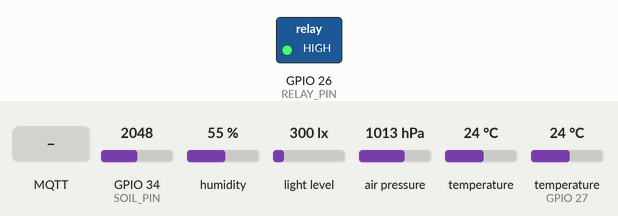
The sketch below on a simulated ESP32. Parts: switched loads named in the sketch (green lamp = pin HIGH). The test bench sets the inputs (shaded band); at power-on: GPIO 34 (SOIL_PIN) = 2048, humidity 55 %, light level 300 lx, air pressure 1013 hPa, temperature 24 °C, temperature (sensor on GPIO 27) 24 °C (analog values on the 0–4095 scale). WiFi joins after 1.5 s; servers stay silent unless stated; uploads are accepted with an empty reply; no MQTT or app messages arrive unless stated; what the sketch prints to the serial monitor is not drawn.

Above: at 2.7 s.
2.8 s: GPIO 34 (SOIL_PIN) set to 2497
4.3 s: GPIO 34 (SOIL_PIN) set to 2590
At 5.4 s:
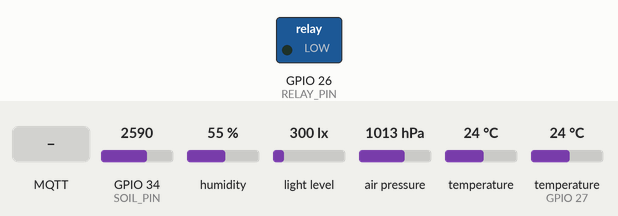
5.8 s: MQTT message "ON" arrives on the first subscribed topic
At 9.27 s:
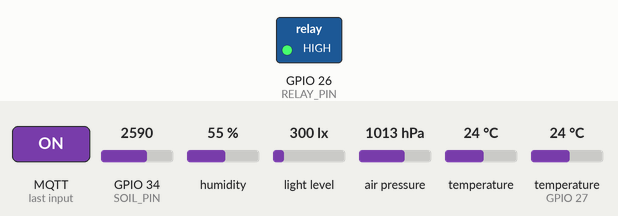
10.6 s: MQTT message "OFF" arrives on the first subscribed topic
At 11.4 s:
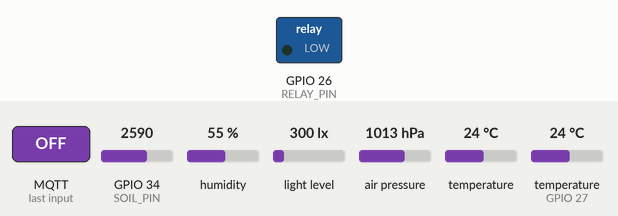
Timing chart, 0 to 13.6 s (numbered marks = the images above; inputs shaded):
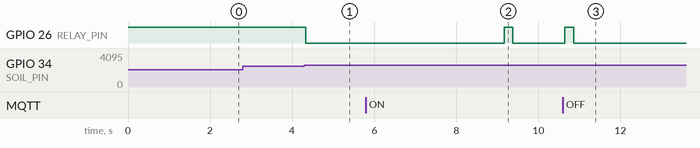

The sketch:

Module_Meteostanica.ino
```cpp
#include <Arduino.h>
#include <Wire.h>
#include <WiFi.h>
#include <WiFiClientSecure.h>
#include <PubSubClient.h>
#include <HTTPClient.h>
#include <DHT.h>
#include <BH1750.h>
#include <Adafruit_BMP280.h>

#define SOIL_PIN 34
#define RELAY_PIN 26
#define DHT_PIN 27

#define SDA_PIN 17
#define SCL_PIN 16

#define DHTTYPE DHT11

// ---------- WIFI ----------
const char* ssid = "Mark_Wifi";
const char* wifi_password = "Heda90102211";

// ---------- MQTT Topics ----------
const char* topic_status    = "meteostanica/status";
const char* topic_soil      = "meteostanica/soil";
const char* topic_temp      = "meteostanica/temperature";
const char* topic_hum       = "meteostanica/humidity";
const char* topic_light     = "meteostanica/light";
const char* topic_pressure  = "meteostanica/pressure";
const char* topic_pump      = "meteostanica/pump";       // state
const char* topic_pump_set  = "meteostanica/pump/set";   // command

// ---------- MQTT / HiveMQ ----------
const char* mqtt_server   = "b583e186639e4bc2aa7bc95605777610.s1.eu.hivemq.cloud";
const int   mqtt_port     = 8883;
const char* mqtt_user     = "Modul_Meteostanica";
const char* mqtt_password = "Asd123456789";

// ---------- SUPABASE ----------
const char* supabase_url = "https://tmwzwhnpllgumuupmryf.supabase.co";
const char* supabase_key = "sb_publishable_6_J4gNe2AiqsO2Zs6QF4Aw_TaPoHM4H";

const char* supabase_log_endpoint          = "/rest/v1/Logs";
const char* supabase_measurements_endpoint = "/rest/v1/Measurements";

WiFiClientSecure espClient;
PubSubClient client(espClient);

DHT dht(DHT_PIN, DHTTYPE);
BH1750 lightMeter;
Adafruit_BMP280 bmp;

bool bh1750Available = false;
bool bmp280Available = false;

// ---------- Soil calibration ----------
int RAW_WET = 1400;
int RAW_DRY = 3200;

// ---------- Moisture thresholds ----------
int MOISTURE_ON = 35;
int HYSTERESIS = 7;

// ---------- Relay / pump state ----------
bool pumpState = false;
bool timedPumpActive = false;
unsigned long pumpStartedAt = 0;
const unsigned long PUMP_ON_TIME_MS = 3000;

// ---------- Timers ----------
unsigned long lastPublish = 0;
unsigned long lastSupabaseLog = 0;
const unsigned long PUBLISH_INTERVAL_MS = 300000; // 5 minutes

int soilPercent(int raw) {
  int pct = map(raw, RAW_DRY, RAW_WET, 0, 100);
  pct = constrain(pct, 0, 100);
  return pct;
}

void setPump(bool on) {
  pumpState = on;
  digitalWrite(RELAY_PIN, on ? LOW : HIGH);   // LOW trigger relay
}

void publishPumpState() {
  client.publish(topic_pump, pumpState ? "ON" : "OFF", true);
}

String jsonEscape(const String& input) {
  String out;
  out.reserve(input.length() + 8);

  for (size_t i = 0; i < input.length(); i++) {
    char c = input[i];
    if (c == '\"') out += "\\\"";
    else if (c == '\\') out += "\\\\";
    else if (c == '\n') out += "\\n";
    else if (c == '\r') out += "\\r";
    else if (c == '\t') out += "\\t";
    else out += c;
  }
  return out;
}

bool supabasePost(const char* endpoint, const String& jsonBody) {
  if (WiFi.status() != WL_CONNECTED) return false;

  WiFiClientSecure sbClient;
  sbClient.setInsecure();

  HTTPClient http;
  String url = String(supabase_url) + endpoint;

  if (!http.begin(sbClient, url)) {
    Serial.println("Supabase HTTP begin failed");
    return false;
  }

  http.addHeader("Content-Type", "application/json");
  http.addHeader("apikey", supabase_key);
  http.addHeader("Authorization", String("Bearer ") + supabase_key);
  http.addHeader("Prefer", "return=minimal");

  int httpCode = http.POST(jsonBody);
  String response = http.getString();
  http.end();

  Serial.print("Supabase POST ");
  Serial.print(endpoint);
  Serial.print(" -> HTTP ");
  Serial.println(httpCode);

  if (httpCode < 200 || httpCode >= 300) {
    Serial.println("Supabase response:");
    Serial.println(response);
    return false;
  }

  return true;
}

void sendLogToSupabase(
  const String& eventName,
  int soilRaw,
  int soilPct,
  float dhtTemp,
  float dhtHum,
  float lux,
  float bmpTemp,
  float pressure
) {
  String body = "[{";
  body += "\"modul\":\"Modul_Meteostanica\",";
  body += "\"log\":{";
  body += "\"event\":\"" + jsonEscape(eventName) + "\",";
  body += "\"status\":\"ONLINE\",";
  body += "\"pump\":\"" + String(pumpState ? "ON" : "OFF") + "\",";
  body += "\"soil_raw\":" + String(soilRaw) + ",";
  body += "\"soil_pct\":" + String(soilPct) + ",";
  body += "\"dht_temp\":" + (isnan(dhtTemp) ? String("null") : String(dhtTemp, 1)) + ",";
  body += "\"dht_hum\":" + (isnan(dhtHum) ? String("null") : String(dhtHum, 1)) + ",";
  body += "\"light_lux\":" + ((bh1750Available && !isnan(lux) && lux >= 0) ? String(lux, 1) : String("null")) + ",";
  body += "\"bmp_temp\":" + ((bmp280Available && !isnan(bmpTemp)) ? String(bmpTemp, 1) : String("null")) + ",";
  body += "\"pressure_hpa\":" + ((bmp280Available && !isnan(pressure)) ? String(pressure, 1) : String("null"));
  body += "}}]";

  supabasePost(supabase_log_endpoint, body);
}

void sendMeasurementsToSupabase(int soilPct, float dhtTemp, float dhtHum, float lux, float pressure) {
  String body = "[";
  bool first = true;

  auto appendMeasurement = [&](const String& type, float value) {
    if (!first) body += ",";
    body += "{\"measurement_type\":\"" + jsonEscape(type) + "\",\"measurement_data\":" + String(value, 2) + "}";
    first = false;
  };

  appendMeasurement("soil", (float)soilPct);

  if (!isnan(dhtTemp)) appendMeasurement("temperature", dhtTemp);
  if (!isnan(dhtHum))  appendMeasurement("humidity", dhtHum);
  if (bh1750Available && !isnan(lux) && lux >= 0) appendMeasurement("light", lux);
  if (bmp280Available && !isnan(pressure)) appendMeasurement("pressure", pressure);

  body += "]";

  supabasePost(supabase_measurements_endpoint, body);
}

void startTimedPump() {
  setPump(true);
  timedPumpActive = true;
  pumpStartedAt = millis();

  Serial.println("Pump ON for 3 seconds");
  publishPumpState();
}

void stopTimedPump() {
  setPump(false);
  timedPumpActive = false;

  Serial.println("Pump OFF after timed run");
  publishPumpState();
}

void mqttCallback(char* topic, byte* payload, unsigned int length) {
  String message = "";

  for (unsigned int i = 0; i < length; i++) {
    message += (char)payload[i];
  }

  message.trim();

  Serial.print("MQTT message: [");
  Serial.print(topic);
  Serial.print("]: ");
  Serial.println(message);

  if (String(topic) == topic_pump_set) {
    if (message == "ON") {
      startTimedPump();
      sendLogToSupabase("pump_on_mqtt", 0, 0, NAN, NAN, NAN, NAN, NAN);
    } else if (message == "OFF") {
      stopTimedPump();
      sendLogToSupabase("pump_off_mqtt", 0, 0, NAN, NAN, NAN, NAN, NAN);
    }
  }
}

void setup_wifi() {
  Serial.print("WiFi connecting");

  WiFi.begin(ssid, wifi_password);

  while (WiFi.status() != WL_CONNECTED) {
    delay(500);
    Serial.print(".");
  }

  Serial.println();
  Serial.println("WiFi connected!");
  Serial.print("IP address: ");
  Serial.println(WiFi.localIP());
}

void reconnect_mqtt() {
  while (!client.connected()) {
    Serial.print("MQTT connecting...");

    String clientId = "ESP32_Meteo_";
    clientId += String((uint32_t)(ESP.getEfuseMac() & 0xFFFFFFFF), HEX);

    if (client.connect(clientId.c_str(), mqtt_user, mqtt_password, topic_status, 1, true, "OFFLINE")) {
      Serial.println("Success");

      client.subscribe(topic_pump_set);

      client.publish(topic_status, "ONLINE", true);
      publishPumpState();

      sendLogToSupabase("mqtt_connected", 0, 0, NAN, NAN, NAN, NAN, NAN);
    } else {
      Serial.print("MQTT failed, rc=");
      Serial.print(client.state());
      Serial.println(" retry in 5 seconds...");
      delay(5000);
    }
  }
}

void setup() {
  Serial.begin(115200);

  pinMode(RELAY_PIN, OUTPUT);
  setPump(false);

  analogReadResolution(12);
  analogSetPinAttenuation(SOIL_PIN, ADC_11db);

  dht.begin();

  Wire.begin(SDA_PIN, SCL_PIN);

  bh1750Available = lightMeter.begin(BH1750::CONTINUOUS_HIGH_RES_MODE);
  if (bh1750Available) {
    Serial.println("BH1750 OK");
  } else {
    Serial.println("BH1750 error");
  }

  if (bmp.begin(0x76)) {
    bmp280Available = true;
    Serial.println("BMP280 OK (0x76)");
  } else if (bmp.begin(0x77)) {
    bmp280Available = true;
    Serial.println("BMP280 OK (0x77)");
  } else {
    bmp280Available = false;
    Serial.println("BMP280 error");
  }

  setup_wifi();

  espClient.setInsecure();
  client.setServer(mqtt_server, mqtt_port);
  client.setCallback(mqttCallback);
}

void loop() {
  if (WiFi.status() != WL_CONNECTED) {
    setup_wifi();
  }

  if (!client.connected()) {
    reconnect_mqtt();
  }

  client.loop();

  // -------- Timed relay handling --------
  if (timedPumpActive && (millis() - pumpStartedAt >= PUMP_ON_TIME_MS)) {
    stopTimedPump();
    sendLogToSupabase("pump_off_timeout", 0, 0, NAN, NAN, NAN, NAN, NAN);
  }

  // -------- Sensor reads --------
  int raw = analogRead(SOIL_PIN);
  int moisture = soilPercent(raw);

  float temp = dht.readTemperature();
  float hum = dht.readHumidity();

  float lux = bh1750Available ? lightMeter.readLightLevel() : NAN;

  float bmpTemp = NAN;
  float pressure = NAN;
  if (bmp280Available) {
    bmpTemp = bmp.readTemperature();
    pressure = bmp.readPressure() / 100.0F;
  }

  // -------- Serial print --------
  Serial.print("Soil RAW: ");
  Serial.print(raw);

  Serial.print("  Moisture: ");
  Serial.print(moisture);
  Serial.print("%");

  Serial.print("  Temp DHT11: ");
  Serial.print(temp);
  Serial.print("C");

  Serial.print("  Humidity: ");
  Serial.print(hum);
  Serial.print("%");

  Serial.print("  Light: ");
  Serial.print(lux);
  Serial.print(" lux");

  Serial.print("  BMP Temp: ");
  Serial.print(bmpTemp);
  Serial.print("C");

  Serial.print("  Pressure: ");
  Serial.print(pressure);
  Serial.print(" hPa");

  Serial.print("  Pump: ");
  Serial.println(pumpState ? "ON" : "OFF");

  // -------- Automatic moisture logic --------
  // Only run auto logic if pump is not currently in timed MQTT mode
  if (!timedPumpActive) {
    if (!pumpState && moisture <= MOISTURE_ON) {
      setPump(true);
      Serial.println("Pump ON (auto)");
      publishPumpState();
      sendLogToSupabase("pump_on_auto", raw, moisture, temp, hum, lux, bmpTemp, pressure);
    }

    if (pumpState && moisture >= (MOISTURE_ON + HYSTERESIS)) {
      setPump(false);
      Serial.println("Pump OFF (auto)");
      publishPumpState();
      sendLogToSupabase("pump_off_auto", raw, moisture, temp, hum, lux, bmpTemp, pressure);
    }
  }

  // -------- MQTT + Supabase publish --------
  if (millis() - lastPublish >= PUBLISH_INTERVAL_MS) {
    lastPublish = millis();

    client.publish(topic_status, "ONLINE", true);
    client.publish(topic_soil, String(moisture).c_str(), true);
    client.publish(topic_temp, String(temp, 1).c_str(), true);
    client.publish(topic_hum, String(hum, 1).c_str(), true);

    if (bh1750Available && !isnan(lux) && lux >= 0) {
      client.publish(topic_light, String(lux, 1).c_str(), true);
    }

    if (bmp280Available && !isnan(pressure)) {
      client.publish(topic_pressure, String(pressure, 1).c_str(), true);
    }

    publishPumpState();

    sendMeasurementsToSupabase(moisture, temp, hum, lux, pressure);

    if (millis() - lastSupabaseLog >= 30000) {
      lastSupabaseLog = millis();
      sendLogToSupabase("periodic_sample", raw, moisture, temp, hum, lux, bmpTemp, pressure);
    }

    Serial.println("MQTT + Supabase message sent successfully");
  }

  delay(200);
}
```

Measured:
- the behaviour switches between 2552 and 2553 on GPIO 34 (SOIL_PIN) (found by bisection; images 0 and 1)
- after the input at 2.8 s, every drawn part: stays the same
- after the input at 4.3 s, GPIO 26 (RELAY_PIN): HIGH → LOW at once
- after the input at 5.8 s, GPIO 26 (RELAY_PIN): LOW → HIGH after 3.4 s, → LOW 0.21 s later
- after the input at 10.6 s, GPIO 26 (RELAY_PIN): LOW → HIGH after 0.05 s, → LOW 0.21 s later
